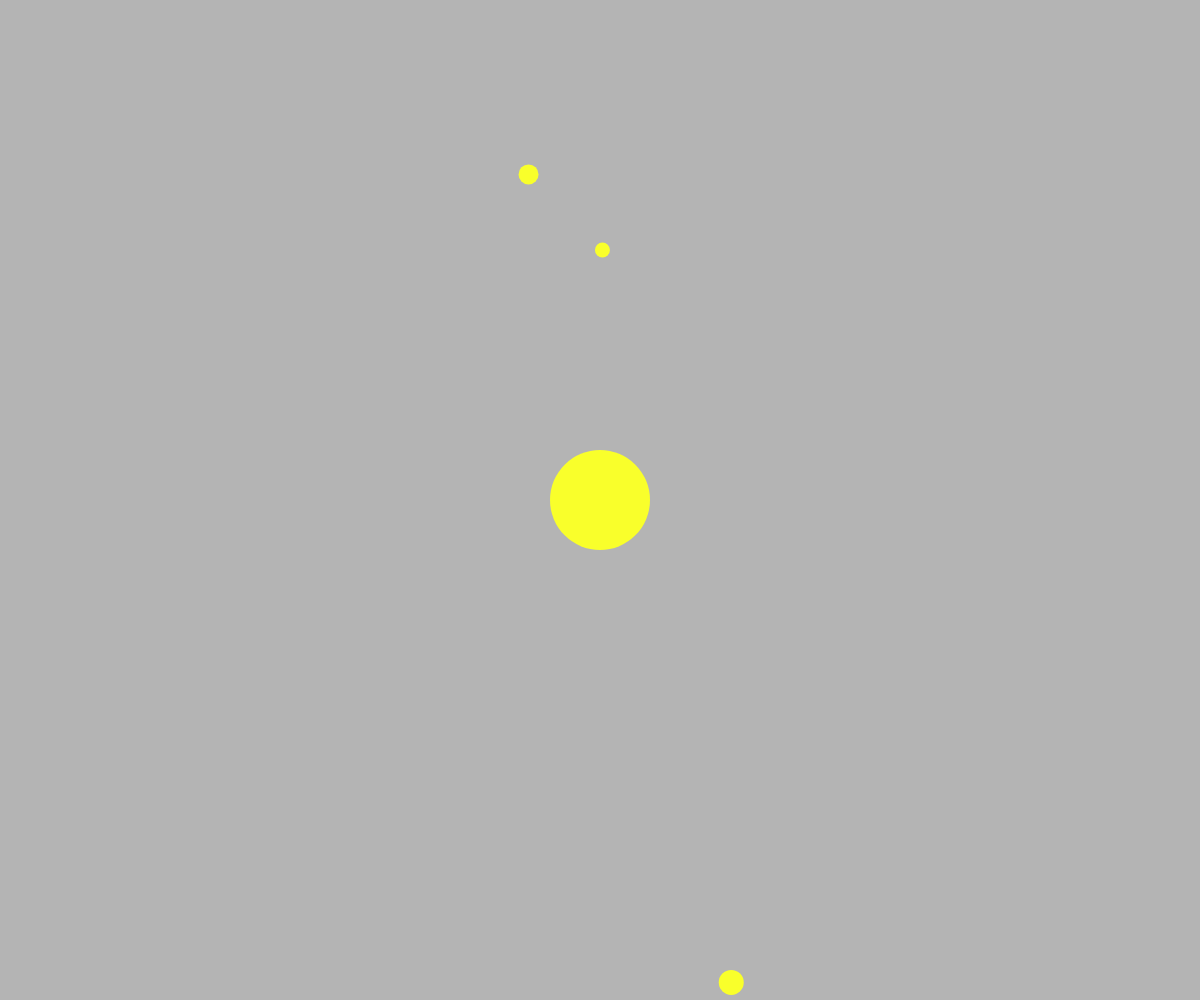
Frame 1 (no input)
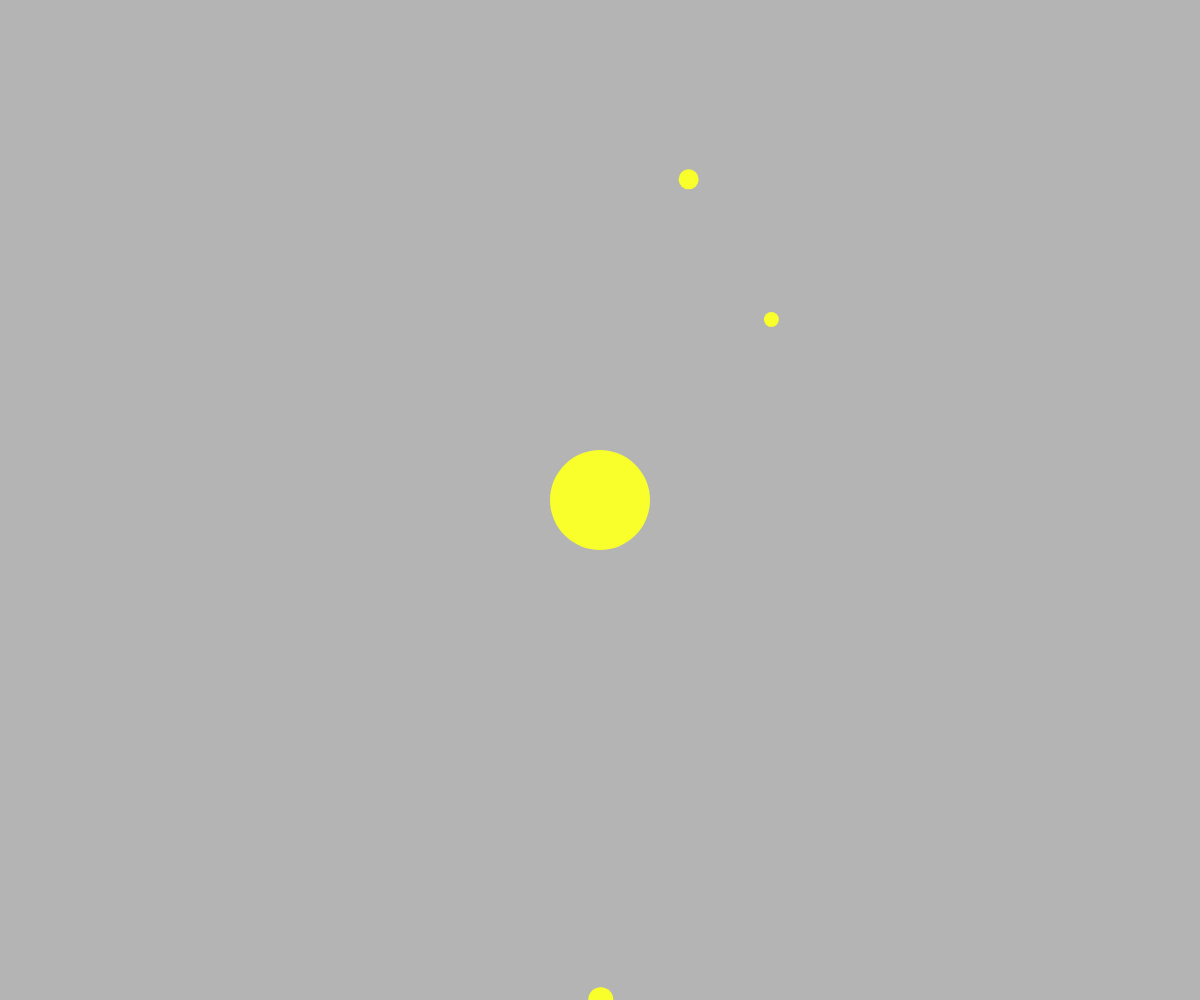
Frame 60 (no input)
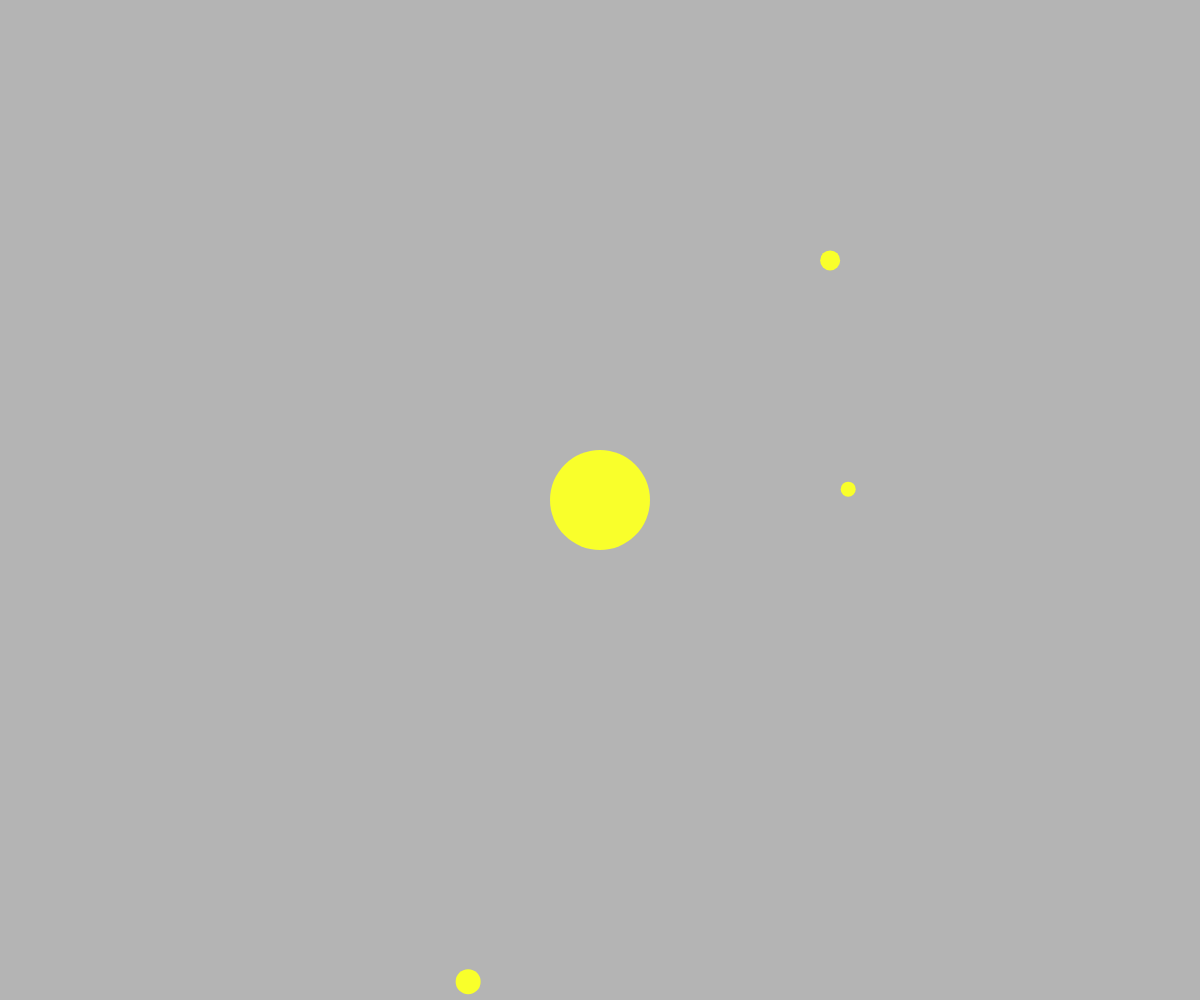
Frame 120 (the mouse pressed at the canvas centre since frame 60)

The p5.js sketch that drew these frames (run headless with seeded random() and noise() and a simulated clock; from frame 60 on, the mouse is pressed at the canvas centre):

// p5.js sketch
// ── sketch.js
let sun 
let planet1
let planet2
let planet3
let G = 25
function setup() {
  createCanvas(windowWidth,windowHeight);
  
  sun = new Body(100,createVector(0,0),createVector(0,0))
  
  //planet1  posisi
  let r1 = (sun.r,min(windowWidth/3, windowHeight/3))
  let theta1 = random(TWO_PI)
  let planetPos1 = createVector(r1*cos(theta1), r1*sin(theta1))
  
  //planet2  posisi
  let r2 = (sun.r,min(windowWidth/2, windowHeight/2))
  let theta2 = random(TWO_PI)
  let planetPos2 = createVector(r2*cos(theta2), r2*sin(theta2))
  
  //planet3  posisi
  let r3 = (sun.r, min(windowWidth/4, windowHeight/4))
  let theta3 = random(TWO_PI)
  let planetPos3 = createVector(r3*cos(theta3), r3*sin(theta3))
  
  
  //planet1 velocity
  let planetVel1 = planetPos1.copy()
  planetVel1.rotate(HALF_PI)
  planetVel1.setMag( sqrt(G*sun.mass/planetPos1.mag()))
  planet1 = new Body(20, planetPos1, planetVel1)
  
  //planet2 velocity
  let planetVel2 = planetPos2.copy()
  planetVel2.rotate(HALF_PI)
  planetVel2.setMag( sqrt(G*sun.mass/planetPos2.mag()))
  planet2 = new Body(25, planetPos2, planetVel2)
  
  //planet3 velocity
  let planetVel3 = planetPos3.copy()
  planetVel3.rotate(HALF_PI)
  planetVel3.setMag( sqrt(G*sun.mass/planetPos3.mag()))
  planet3 = new Body(15, planetPos3, planetVel3)
  
}

function draw() {
  translate(width/2, height/2)
  background(180);
  sun.attract(planet1)
  sun.attract(planet2)
  sun.attract(planet3)
  sun.show()
  planet1.update()
  planet2.update()
  planet3.update()
  planet1.show()
  planet2.show()
  planet3.show()
}

function Body(_mass, _pos, _vel){
  this.mass = _mass
  this.pos = _pos
  this.vel = _vel
  this.r = this.mass
  
  this.show = function() {
    fill(249,255,43); noStroke();
    ellipse(this.pos.x, this.pos.y, this.r, this.r)
    
  }
  
  this.update = function(){
    // update posisi
    this.pos.x += this.vel.x
    this.pos.y += this.vel.y
  }
  this.applyForce = function(f) {
    this.vel.x += f.x / this.mass
    this.vel.y += f.y / this.mass
  }
  
  this.attract = function(child) {
    let r = dist(this.pos.x, this.pos.y, child.pos.x, child.pos.y)
    let f = this.pos.copy().sub(child.pos)
    f.setMag( (G * this.mass * child.mass)/(r * r) )
    child.applyForce(f)
  }
}
